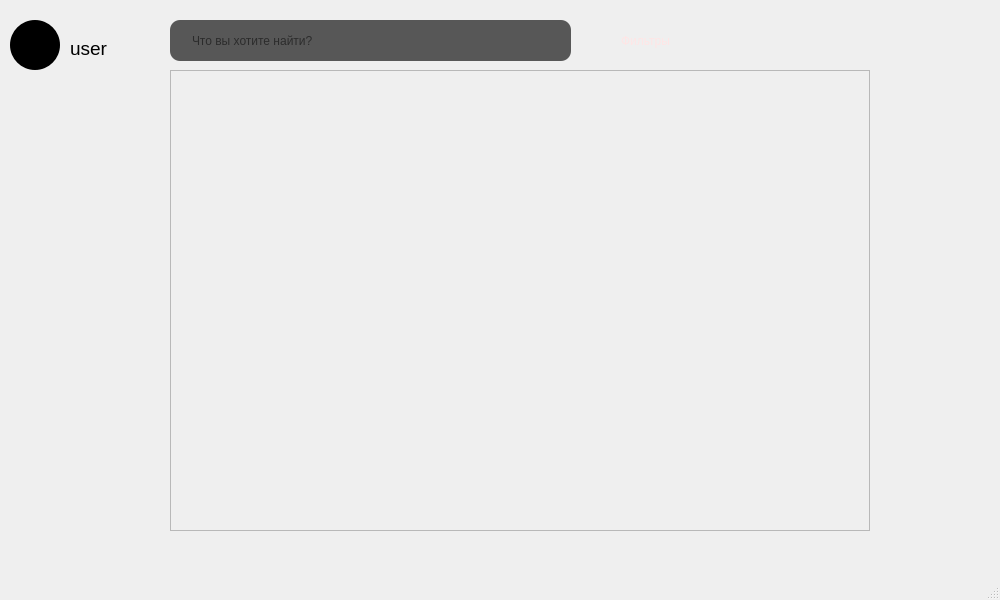
<?xml version="1.0" encoding="UTF-8"?>
<ui version="4.0">
 <class>MainWindow</class>
 <widget class="QMainWindow" name="MainWindow">
  <property name="geometry">
   <rect>
    <x>0</x>
    <y>0</y>
    <width>1000</width>
    <height>600</height>
   </rect>
  </property>
  <property name="windowTitle">
   <string>MainWindow</string>
  </property>
  <property name="styleSheet">
   <string notr="true">background: qlineargradient(
    x1: 0, y1: 0, x2: 0, y2: 1,
    stop: 0.09 #6E0204,
    stop: 0.87 #9B5D61
);</string>
  </property>
  <widget class="QWidget" name="centralwidget">
   <widget class="QLineEdit" name="line_search">
    <property name="geometry">
     <rect>
      <x>170</x>
      <y>20</y>
      <width>401</width>
      <height>41</height>
     </rect>
    </property>
    <property name="styleSheet">
     <string notr="true">background-color: rgba(8, 8, 8, 0.66);
padding: 10px 20px;
border-radius: 10px;
border: none;</string>
    </property>
    <property name="placeholderText">
     <string>Что вы хотите найти?</string>
    </property>
   </widget>
   <widget class="QPushButton" name="btn_filters">
    <property name="geometry">
     <rect>
      <x>600</x>
      <y>20</y>
      <width>101</width>
      <height>41</height>
     </rect>
    </property>
    <property name="cursor">
     <cursorShape>PointingHandCursor</cursorShape>
    </property>
    <property name="layoutDirection">
     <enum>Qt::LayoutDirection::RightToLeft</enum>
    </property>
    <property name="styleSheet">
     <string notr="true">border-radius: 10px;
background-color:  none;
color: #FFE5E5;</string>
    </property>
    <property name="text">
     <string>Фильтры   </string>
    </property>
    <property name="icon">
     <iconset>
      <normaloff>../../../../Users/daria/Downloads/icon-filters.svg</normaloff>../../../../Users/daria/Downloads/icon-filters.svg</iconset>
    </property>
    <property name="flat">
     <bool>false</bool>
    </property>
   </widget>
   <widget class="QLabel" name="lbl_avatar">
    <property name="geometry">
     <rect>
      <x>10</x>
      <y>20</y>
      <width>50</width>
      <height>50</height>
     </rect>
    </property>
    <property name="styleSheet">
     <string notr="true">border-radius: 25px;
background-color: #000000;</string>
    </property>
    <property name="text">
     <string/>
    </property>
   </widget>
   <widget class="QLabel" name="lbl_username">
    <property name="geometry">
     <rect>
      <x>70</x>
      <y>40</y>
      <width>151</width>
      <height>16</height>
     </rect>
    </property>
    <property name="cursor">
     <cursorShape>PointingHandCursor</cursorShape>
    </property>
    <property name="styleSheet">
     <string notr="true">background-color: none;
font-size: 14pt;</string>
    </property>
    <property name="text">
     <string>user</string>
    </property>
   </widget>
   <widget class="QScrollArea" name="scrollArea">
    <property name="geometry">
     <rect>
      <x>170</x>
      <y>70</y>
      <width>700</width>
      <height>461</height>
     </rect>
    </property>
    <property name="widgetResizable">
     <bool>true</bool>
    </property>
    <widget class="QWidget" name="scrollAreaWidgetContents">
     <property name="geometry">
      <rect>
       <x>0</x>
       <y>0</y>
       <width>698</width>
       <height>459</height>
      </rect>
     </property>
    </widget>
   </widget>
  </widget>
  <widget class="QMenuBar" name="menubar">
   <property name="geometry">
    <rect>
     <x>0</x>
     <y>0</y>
     <width>1000</width>
     <height>33</height>
    </rect>
   </property>
  </widget>
  <widget class="QStatusBar" name="statusbar"/>
 </widget>
 <resources/>
 <connections/>
</ui>
